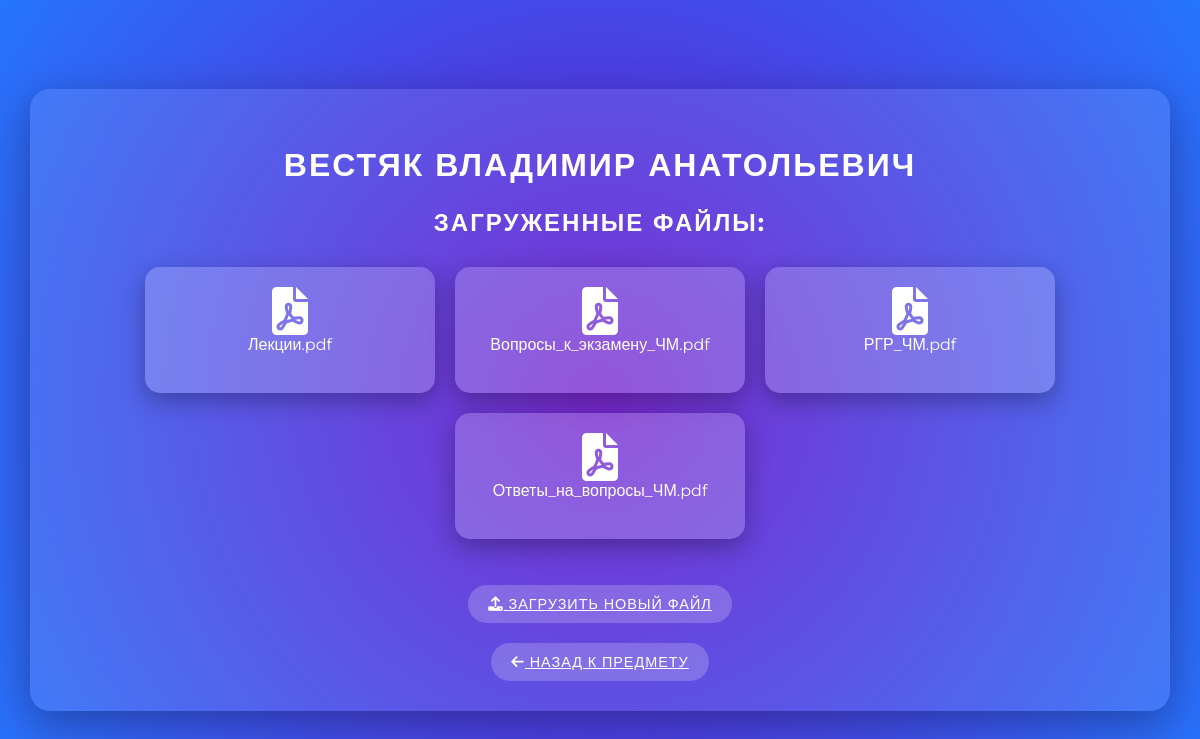
The app's page /teacher/9/ with its own data.
### coursework/models.py (models this page shows, shortened)
class Teacher(models.Model):
    name = models.CharField(max_length=200)
    subject = models.ForeignKey(Subject, on_delete=models.CASCADE)

class PDFFile(models.Model):
    file = models.FileField(upload_to='pdfs/')
    uploaded_at = models.DateTimeField(auto_now_add=True)
    teacher = models.ForeignKey(Teacher, on_delete=models.CASCADE)
    custom_name = models.CharField(max_length=200, blank=True)  # Новое поле для пользовательского названия

### coursework/views.py (the view)
# urls.py: path('teacher/<int:teacher_id>/', views.teacher_detail, name='teacher_detail'),  # Страница с PDF-файлами
def teacher_detail(request, teacher_id):
    teacher = get_object_or_404(Teacher, id=teacher_id)
    pdf_files = PDFFile.objects.filter(teacher=teacher)
    return render(request, 'teacher_detail.html', {'teacher': teacher, 'pdf_files': pdf_files})

### coursework/templates/teacher_detail.html (shortened to what this page needs)
<!DOCTYPE html>
<html lang="en">
<head>
    <link rel="stylesheet" href="https://cdnjs.cloudflare.com/ajax/libs/font-awesome/6.0.0-beta3/css/all.min.css">
</head>
<body>
    <div class="container">
        <h2>{{ teacher.name }}</h2>
        <h3>Загруженные файлы:</h3>
        <ul>
            {% for file in pdf_files %}
                <li>
                    <a href="{{ file.file.url }}"><i class="fas fa-file-pdf" style="font-size: 3em;"></i><br>
                    {{ file.file.name }}</a><br>
                </li>
            {% empty %}
                <li>Файлы отсутствуют.</li>
            {% endfor %}
        </ul>
        <a href="{% url 'upload_pdf' teacher.id %}" class="upload-link"><i class="fas fa-upload"></i> Загрузить новый файл</a>
        <br>
        <a href="{% url 'teacher_list' teacher.subject.id %}" class="back-link"><i class="fas fa-arrow-left"></i> Назад к предмету</a>
    </div>
</body>
</html>

### coursework/templates/teacher_detail.html (style rules this page uses)
body { font-family: 'Montserrat', sans-serif; background: radial-gradient(circle at 50% 50%, #6a11cb, #2575fc); margin: 0; padding: 0; display: flex; justify-content: center; align-items: center; height: 100vh; color: #fff; }
h2, h3 { text-align: center; color: #fff; text-transform: uppercase; letter-spacing: 2px; }
h2 { font-size: 2em; margin-bottom: 20px; }
h3 { font-size: 1.5em; margin-bottom: 20px; }
ul { list-style: none; padding: 0; display: flex; flex-wrap: wrap; justify-content: center; }
li { margin: 10px; background-color: rgba(255, 255, 255, 0.2); padding: 20px; border-radius: 15px; transition: all 0.3s ease; width: 250px; box-shadow: 0 8px 25px rgba(0, 0, 0, 0.3); text-align: center; font-size: 1em; }
li a { color: inherit; text-decoration: none; display: block; white-space: nowrap; overflow: hidden; text-overflow: ellipsis; }
.container { background-color: rgba(255, 255, 255, 0.1); padding: 30px; border-radius: 20px; box-shadow: 0 12px 40px rgba(0, 0, 0, 0.3); max-width: 90%; width: 100%; text-align: center; }
.back-link, .upload-link { display: inline-block; margin-top: 20px; padding: 10px 20px; background-color: rgba(255, 255, 255, 0.2); border-radius: 30px; color: #fff; text-transform: uppercase; letter-spacing: 1px; transition: background-color 0.4s ease; font-size: 0.9em; }

### records on screen
Teacher: name "ВЕСТЯК ВЛАДИМИР АНАТОЛЬЕВИЧ"
PDFFile: file.name "Лекции.pdf"
PDFFile: file.name "Вопросы_к_экзамену_ЧМ.pdf"
PDFFile: file.name "РГР_ЧМ.pdf"
PDFFile: file.name "Ответы_на_вопросы_ЧМ.pdf"
